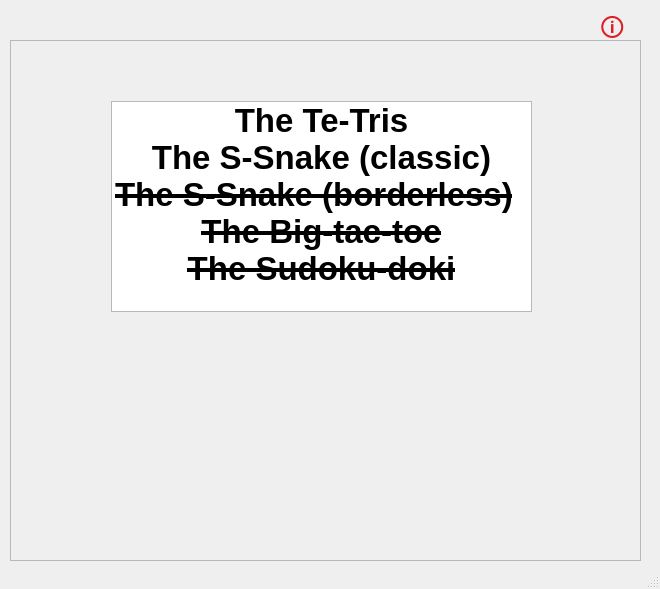
<?xml version="1.0" encoding="UTF-8"?>
<ui version="4.0">
 <class>GameWindow</class>
 <widget class="QMainWindow" name="GameWindow">
  <property name="geometry">
   <rect>
    <x>0</x>
    <y>0</y>
    <width>660</width>
    <height>589</height>
   </rect>
  </property>
  <property name="windowTitle">
   <string>Games dodecahedron</string>
  </property>
  <property name="windowIcon">
   <iconset theme="QIcon::ThemeIcon::InputGaming"/>
  </property>
  <widget class="QWidget" name="centralwidget">
   <widget class="QLabel" name="indicator">
    <property name="geometry">
     <rect>
      <x>10</x>
      <y>10</y>
      <width>451</width>
      <height>31</height>
     </rect>
    </property>
    <property name="text">
     <string/>
    </property>
   </widget>
   <widget class="QStackedWidget" name="workSpaces">
    <property name="geometry">
     <rect>
      <x>10</x>
      <y>40</y>
      <width>631</width>
      <height>521</height>
     </rect>
    </property>
    <property name="palette">
     <palette>
      <active>
       <colorrole role="WindowText">
        <brush brushstyle="SolidPattern">
         <color alpha="255">
          <red>0</red>
          <green>0</green>
          <blue>0</blue>
         </color>
        </brush>
       </colorrole>
       <colorrole role="ButtonText">
        <brush brushstyle="SolidPattern">
         <color alpha="255">
          <red>192</red>
          <green>97</green>
          <blue>203</blue>
         </color>
        </brush>
       </colorrole>
      </active>
      <inactive>
       <colorrole role="WindowText">
        <brush brushstyle="SolidPattern">
         <color alpha="255">
          <red>0</red>
          <green>0</green>
          <blue>0</blue>
         </color>
        </brush>
       </colorrole>
       <colorrole role="ButtonText">
        <brush brushstyle="SolidPattern">
         <color alpha="255">
          <red>192</red>
          <green>97</green>
          <blue>203</blue>
         </color>
        </brush>
       </colorrole>
      </inactive>
      <disabled/>
     </palette>
    </property>
    <property name="frameShape">
     <enum>QFrame::Shape::StyledPanel</enum>
    </property>
    <property name="currentIndex">
     <number>0</number>
    </property>
    <widget class="QWidget" name="page">
     <widget class="QListWidget" name="gamesList">
      <property name="geometry">
       <rect>
        <x>100</x>
        <y>60</y>
        <width>421</width>
        <height>211</height>
       </rect>
      </property>
      <property name="resizeMode">
       <enum>QListView::ResizeMode::Adjust</enum>
      </property>
      <property name="viewMode">
       <enum>QListView::ViewMode::ListMode</enum>
      </property>
      <item>
       <property name="text">
        <string notr="true">The Te-Tris</string>
       </property>
       <property name="toolTip">
        <string>A version of The Tetris game</string>
       </property>
       <property name="font">
        <font>
         <pointsize>25</pointsize>
         <bold>true</bold>
        </font>
       </property>
       <property name="textAlignment">
        <set>AlignCenter</set>
       </property>
      </item>
      <item>
       <property name="text">
        <string notr="true">The S-Snake (classic)</string>
       </property>
       <property name="toolTip">
        <string>A version of The Snake game in classic mode</string>
       </property>
       <property name="font">
        <font>
         <pointsize>25</pointsize>
         <bold>true</bold>
        </font>
       </property>
       <property name="textAlignment">
        <set>AlignCenter</set>
       </property>
      </item>
      <item>
       <property name="text">
        <string notr="true">The S-Snake (borderless)</string>
       </property>
       <property name="toolTip">
        <string>A version of The Snake game in borderless mode</string>
       </property>
       <property name="font">
        <font>
         <pointsize>25</pointsize>
         <bold>true</bold>
         <strikeout>true</strikeout>
        </font>
       </property>
       <property name="foreground">
        <brush brushstyle="NoBrush">
         <color alpha="255">
          <red>0</red>
          <green>0</green>
          <blue>0</blue>
         </color>
        </brush>
       </property>
      </item>
      <item>
       <property name="text">
        <string notr="true">The Big-tac-toe</string>
       </property>
       <property name="toolTip">
        <string>A version of a big (9x9) Tic-tac-toe game</string>
       </property>
       <property name="font">
        <font>
         <pointsize>25</pointsize>
         <bold>true</bold>
         <underline>false</underline>
         <strikeout>true</strikeout>
        </font>
       </property>
       <property name="textAlignment">
        <set>AlignCenter</set>
       </property>
      </item>
      <item>
       <property name="text">
        <string notr="true">The Sudoku-doki</string>
       </property>
       <property name="toolTip">
        <string>A version of The Sudoku game</string>
       </property>
       <property name="font">
        <font>
         <pointsize>25</pointsize>
         <bold>true</bold>
         <strikeout>true</strikeout>
         <hintingpreference>PreferDefaultHinting</hintingpreference>
        </font>
       </property>
       <property name="textAlignment">
        <set>AlignCenter</set>
       </property>
      </item>
     </widget>
    </widget>
    <widget class="QWidget" name="page_2">
     <widget class="QTableWidget" name="controlesTable">
      <property name="enabled">
       <bool>true</bool>
      </property>
      <property name="geometry">
       <rect>
        <x>150</x>
        <y>20</y>
        <width>341</width>
        <height>301</height>
       </rect>
      </property>
      <property name="contextMenuPolicy">
       <enum>Qt::ContextMenuPolicy::NoContextMenu</enum>
      </property>
      <property name="layoutDirection">
       <enum>Qt::LayoutDirection::LeftToRight</enum>
      </property>
      <property name="frameShape">
       <enum>QFrame::Shape::NoFrame</enum>
      </property>
      <property name="frameShadow">
       <enum>QFrame::Shadow::Raised</enum>
      </property>
      <property name="lineWidth">
       <number>0</number>
      </property>
      <property name="sizeAdjustPolicy">
       <enum>QAbstractScrollArea::SizeAdjustPolicy::AdjustToContents</enum>
      </property>
      <property name="showGrid">
       <bool>false</bool>
      </property>
      <property name="wordWrap">
       <bool>true</bool>
      </property>
      <property name="cornerButtonEnabled">
       <bool>false</bool>
      </property>
      <attribute name="horizontalHeaderVisible">
       <bool>true</bool>
      </attribute>
      <attribute name="horizontalHeaderCascadingSectionResizes">
       <bool>false</bool>
      </attribute>
      <attribute name="horizontalHeaderDefaultSectionSize">
       <number>160</number>
      </attribute>
      <attribute name="verticalHeaderVisible">
       <bool>false</bool>
      </attribute>
      <row>
       <property name="text">
        <string>New Row</string>
       </property>
      </row>
      <column>
       <property name="text">
        <string>Action</string>
       </property>
      </column>
      <column>
       <property name="text">
        <string>Button name</string>
       </property>
      </column>
     </widget>
     <widget class="QPushButton" name="backToGameListButton">
      <property name="geometry">
       <rect>
        <x>10</x>
        <y>20</y>
        <width>111</width>
        <height>41</height>
       </rect>
      </property>
      <property name="sizePolicy">
       <sizepolicy hsizetype="Minimum" vsizetype="Fixed">
        <horstretch>0</horstretch>
        <verstretch>0</verstretch>
       </sizepolicy>
      </property>
      <property name="palette">
       <palette>
        <active>
         <colorrole role="WindowText">
          <brush brushstyle="SolidPattern">
           <color alpha="255">
            <red>129</red>
            <green>61</green>
            <blue>156</blue>
           </color>
          </brush>
         </colorrole>
        </active>
        <inactive>
         <colorrole role="WindowText">
          <brush brushstyle="SolidPattern">
           <color alpha="255">
            <red>129</red>
            <green>61</green>
            <blue>156</blue>
           </color>
          </brush>
         </colorrole>
        </inactive>
        <disabled/>
       </palette>
      </property>
      <property name="font">
       <font>
        <pointsize>25</pointsize>
        <bold>true</bold>
        <hintingpreference>PreferFullHinting</hintingpreference>
       </font>
      </property>
      <property name="cursor">
       <cursorShape>PointingHandCursor</cursorShape>
      </property>
      <property name="toolTip">
       <string>Back to game list</string>
      </property>
      <property name="layoutDirection">
       <enum>Qt::LayoutDirection::LeftToRight</enum>
      </property>
      <property name="text">
       <string>🢨</string>
      </property>
     </widget>
     <widget class="QPushButton" name="startButton">
      <property name="geometry">
       <rect>
        <x>220</x>
        <y>340</y>
        <width>201</width>
        <height>61</height>
       </rect>
      </property>
      <property name="text">
       <string>Start</string>
      </property>
     </widget>
    </widget>
    <widget class="QWidget" name="page_3">
     <widget class="QGraphicsView" name="mainView">
      <property name="geometry">
       <rect>
        <x>10</x>
        <y>10</y>
        <width>251</width>
        <height>501</height>
       </rect>
      </property>
     </widget>
     <widget class="QGraphicsView" name="secondView">
      <property name="geometry">
       <rect>
        <x>270</x>
        <y>10</y>
        <width>81</width>
        <height>81</height>
       </rect>
      </property>
     </widget>
     <widget class="QSplitter" name="statsContainer">
      <property name="enabled">
       <bool>true</bool>
      </property>
      <property name="geometry">
       <rect>
        <x>270</x>
        <y>290</y>
        <width>91</width>
        <height>221</height>
       </rect>
      </property>
      <property name="orientation">
       <enum>Qt::Orientation::Vertical</enum>
      </property>
      <widget class="QLabel" name="scoreTitel">
       <property name="font">
        <font>
         <pointsize>14</pointsize>
         <bold>true</bold>
        </font>
       </property>
       <property name="text">
        <string>Score:</string>
       </property>
      </widget>
      <widget class="QLCDNumber" name="scoreDisplay">
       <property name="sizePolicy">
        <sizepolicy hsizetype="Fixed" vsizetype="Fixed">
         <horstretch>0</horstretch>
         <verstretch>0</verstretch>
        </sizepolicy>
       </property>
       <property name="minimumSize">
        <size>
         <width>91</width>
         <height>33</height>
        </size>
       </property>
       <property name="maximumSize">
        <size>
         <width>91</width>
         <height>33</height>
        </size>
       </property>
      </widget>
      <widget class="QLabel" name="recordTitel">
       <property name="font">
        <font>
         <pointsize>14</pointsize>
         <bold>true</bold>
        </font>
       </property>
       <property name="text">
        <string>Record:</string>
       </property>
      </widget>
      <widget class="QLCDNumber" name="recordDisplay">
       <property name="sizePolicy">
        <sizepolicy hsizetype="Fixed" vsizetype="Fixed">
         <horstretch>0</horstretch>
         <verstretch>0</verstretch>
        </sizepolicy>
       </property>
       <property name="minimumSize">
        <size>
         <width>91</width>
         <height>34</height>
        </size>
       </property>
       <property name="maximumSize">
        <size>
         <width>91</width>
         <height>34</height>
        </size>
       </property>
      </widget>
      <widget class="QLabel" name="levelTitel">
       <property name="font">
        <font>
         <pointsize>14</pointsize>
         <bold>true</bold>
        </font>
       </property>
       <property name="text">
        <string>Level:</string>
       </property>
      </widget>
      <widget class="QLCDNumber" name="levelDisplay">
       <property name="enabled">
        <bool>true</bool>
       </property>
       <property name="sizePolicy">
        <sizepolicy hsizetype="Fixed" vsizetype="Fixed">
         <horstretch>0</horstretch>
         <verstretch>0</verstretch>
        </sizepolicy>
       </property>
       <property name="minimumSize">
        <size>
         <width>91</width>
         <height>33</height>
        </size>
       </property>
       <property name="maximumSize">
        <size>
         <width>91</width>
         <height>33</height>
        </size>
       </property>
      </widget>
     </widget>
    </widget>
   </widget>
   <widget class="QLabel" name="infoPoint">
    <property name="geometry">
     <rect>
      <x>600</x>
      <y>10</y>
      <width>31</width>
      <height>31</height>
     </rect>
    </property>
    <property name="font">
     <font>
      <pointsize>25</pointsize>
      <bold>false</bold>
     </font>
    </property>
    <property name="toolTip">
     <string>&lt;!DOCTYPE HTML PUBLIC &quot;-//W3C//DTD HTML 4.0//EN&quot; &quot;http://www.w3.org/TR/REC-html40/strict.dtd&quot;&gt;
&lt;html&gt;&lt;head&gt;&lt;meta name=&quot;qrichtext&quot; content=&quot;1&quot; /&gt;&lt;meta charset=&quot;utf-8&quot; /&gt;&lt;style type=&quot;text/css&quot;&gt;
p, li { white-space: pre-wrap; }
hr { height: 1px; border-width: 0; }
li.unchecked::marker { content: &quot;\2610&quot;; }
li.checked::marker { content: &quot;\2612&quot;; }
&lt;/style&gt;&lt;/head&gt;&lt;body style=&quot; font-family:'Ubuntu Sans'; font-size:11pt; font-weight:400; font-style:normal;&quot;&gt;
&lt;p style=&quot; margin-top:12px; margin-bottom:12px; margin-left:0px; margin-right:0px; -qt-block-indent:0; text-indent:0px;&quot;&gt;&lt;span style=&quot; font-size:12pt; font-weight:700;&quot;&gt;Double click to select &lt;/span&gt;&lt;span style=&quot; font-size:12pt; font-weight:700;&quot;&gt;game&lt;/span&gt;&lt;/p&gt;&lt;/body&gt;&lt;/html&gt;</string>
    </property>
    <property name="toolTipDuration">
     <number>-1</number>
    </property>
    <property name="text">
     <string>&lt;html&gt;&lt;head/&gt;&lt;body&gt;&lt;p&gt;&lt;span style=&quot; font-size:18pt; color:#e01b24;&quot;&gt;🛈&lt;/span&gt;&lt;/p&gt;&lt;/body&gt;&lt;/html&gt;</string>
    </property>
   </widget>
  </widget>
  <widget class="QStatusBar" name="statusbar"/>
  <action name="action">
   <property name="text">
    <string>Double click to select game</string>
   </property>
  </action>
 </widget>
 <resources/>
 <connections/>
</ui>
